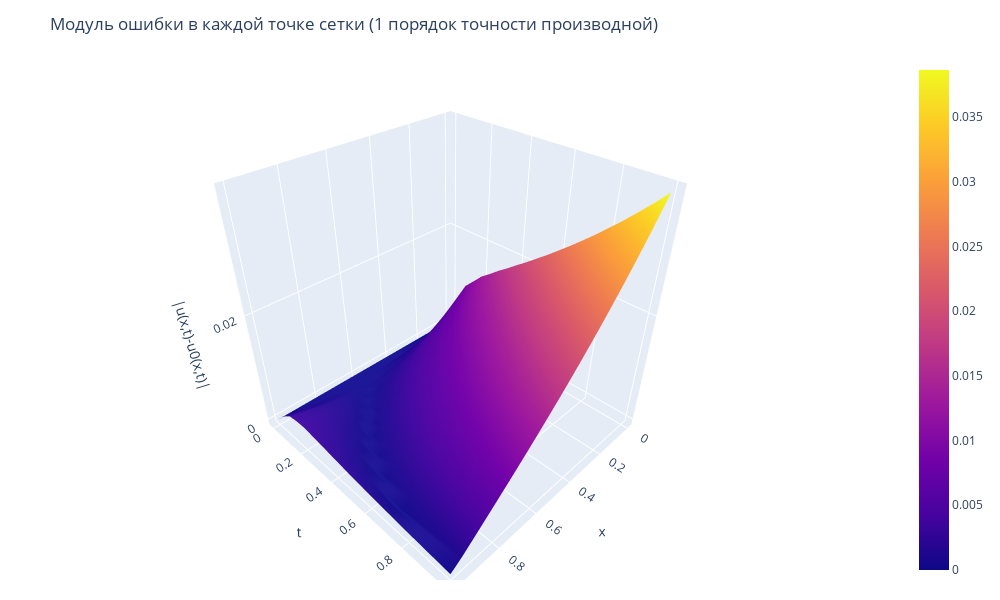

The cell this chart's notebook holds for it:
### Code cell
error_graph(order=1)

### Figure 1 — Plotly figure (JSON) as saved in the notebook; plotly's stock layout.template omitted (floating-point values rounded to 4 significant figures; data arrays with more than 128 entries replaced by an {"elided": "..."} marker saying what was removed)
{"data": [{"type": "surface", "x": {"elided": "21x21 float values"}, "y": {"elided": "21x21 float values"}, "z": {"elided": "21x21 float values"}}], "layout": {"height": 600, "margin": {"b": 20, "l": 10, "r": 10, "t": 60}, "scene": {"xaxis": {"title": {"text": "x"}}, "yaxis": {"title": {"text": "t"}}, "zaxis": {"title": {"text": "|u(x,t)-u0(x,t)|"}}}, "title": {"text": "Модуль ошибки в каждой точке сетки (1 порядок точности производной)"}, "width": 1000}}
